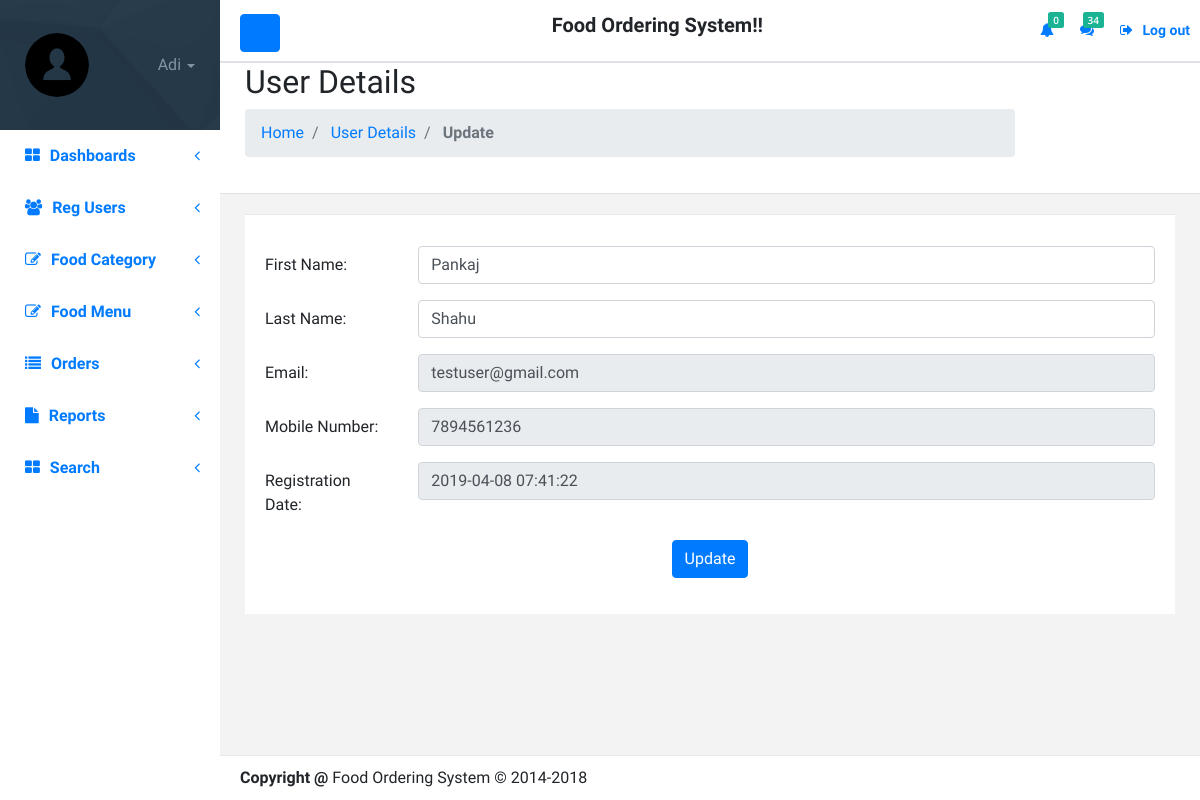
Page /admin/edit-userprofile.php?userid=1 (signed in) on the committed database.
### tables this page shows
CREATE TABLE `tbluser` (
  `ID` int(10) NOT NULL,
  `FirstName` varchar(45) DEFAULT NULL,
  `LastName` varchar(50) DEFAULT NULL,
  `Email` varchar(120) DEFAULT NULL,
  `MobileNumber` bigint(11) DEFAULT NULL,
  `Password` varchar(120) DEFAULT NULL,
  `RegDate` timestamp NOT NULL DEFAULT current_timestamp()
);

### admin/edit-userprofile.php (the view, shortened to what this page needs)
<?php
include('includes/dbconnection.php');
if (strlen($_SESSION['fosaid']==0)) {
  header('location:logout.php');
  } else{
 ?>
<!DOCTYPE html>
<html>
<head>
    <link href="font-awesome/css/font-awesome.css" rel="stylesheet">
    <link href="css/plugins/iCheck/custom.css" rel="stylesheet">
    <link href="css/plugins/steps/jquery.steps.css" rel="stylesheet">
    <link href="css/animate.css" rel="stylesheet">
    <link href="css/style.css" rel="stylesheet">
    <link href="css/theme.css" rel="stylesheet">
</head>
<body>
    <div id="wrapper">
        <?php include_once('includes/leftbar.php');?>
        <div id="page-wrapper" class="gray-bg">
            <?php include_once('includes/header.php');?>
            <div class="row wrapper border-bottom white-bg page-heading">
                <div class="col-lg-10">
                    <h2>User Details</h2>
                    <ol class="breadcrumb">
                        <li class="breadcrumb-item">
                            <a href="dashboard.php">Home</a>
                        </li>
                        <li class="breadcrumb-item">
                            <a>User Details</a>
                        </li>
                        <li class="breadcrumb-item active">
                            <strong>Update</strong>
                        </li>
                    </ol>
                </div>
            </div>
            <div class="wrapper wrapper-content animated fadeInRight">
                <div class="row">
                    <div class="col-lg-12">
                        <div class="ibox">
                            <div class="ibox-content">
                                <?php
$sid=$_GET['userid'];
$ret=mysqli_query($con,"select * from tbluser where ID='$sid'");
while ($row=mysqli_fetch_array($ret)) {
?>
                                <form id="submit" action="#" class="wizard-big" method="post" name="submit">
                                    <fieldset>
                                        <div class="form-group row"><label class="col-sm-2 col-form-label">First
                                                Name:</label>
                                            <div class="col-sm-10"><input name='firstname' id="firstname"
                                                    class="form-control white_bg"
                                                    value="<?php  echo $row['FirstName'];?>">
                                            </div>
                                        </div>
                                        <div class="form-group row"><label class="col-sm-2 col-form-label">Last
                                                Name:</label>
                                            <div class="col-sm-10"><input type="text" class="form-control"
                                                    name="lastname" value="<?php  echo $row['LastName'];?>"></div>
                                        </div>
                                        <div class="form-group row"><label
                                                class="col-sm-2 col-form-label">Email:</label>
                                            <div class="col-sm-10">
                                                <input type="email" class="form-control" name="email" readonly="true"
                                                    value="<?php  echo $row['Email'];?>">
                                            </div>
                                        </div>
                                        <div class="form-group row"><label class="col-sm-2 col-form-label">Mobile
                                                Number:</label>
                                            <div class="col-sm-10"><input type="text" class="form-control"
                                                    name="mobilenumber" readonly="true"
                                                    value="<?php  echo $row['MobileNumber'];?>"></div>
                                        </div>
                                        <div class="form-group row"><label class="col-sm-2 col-form-label">Registration
                                                Date:</label>
                                            <div class="col-sm-10"><input type="text" class="form-control" name="price"
                                                    readonly="true" value="<?php  echo $row['RegDate'];?>"></div>
                                        </div>
                                    </fieldset>
                                    <?php } ?>
                                    <p style="text-align: center;"><button type="submit" name="submit"
                                            class="btn btn-primary">Update</button></p>
                                </form>
                            </div>
                        </div>
                    </div>
                </div>
            </div>
            <?php include_once('includes/footer.php');?>
        </div>
    </div>
</body>
</html>
<?php } ?>

### admin/includes/leftbar.php (shortened to what this page needs)
    <nav class="navbar-default navbar-static-side" role="navigation">
        <div class="sidebar-collapse">
            <ul class="nav metismenu" id="side-menu">
                <li class="nav-header">
                    <div class="dropdown profile-element">
                        <img alt="image" class="rounded-circle" src="img/user.png"/>
                        <a data-toggle="dropdown" class="dropdown-toggle" href="#">
                            <?php
$admid=$_SESSION['fosaid'];
$ret=mysqli_query($con,"select AdminName from tbladmin where ID='$admid'");
$row=mysqli_fetch_array($ret);
$name=$row['AdminName'];
?>
                            <span class="text-muted text-xs block"><?php echo $name; ?> <b class="caret"></b></span>
                        </a>
                    </div>
                </li>
                <li>
                    <a href="dashboard.php" style="color:#007bff;"><i class="fa fa-th-large"></i> <span class="nav-label">Dashboards</span> <span class="fa arrow"></span></a>
                                    </li>
                                    <li>
                    <a href="user-detail.php" style="color:#007bff;"><i class="fa fa-users"></i> <span class="nav-label">Reg Users</span> <span class="fa arrow"></span></a>
                                    </li>
                <li>
                    <a href="#"  style="color:#007bff;"><i class="fa fa-edit"></i> <span class="nav-label">Food Category</span><span class="fa arrow"></span></a>
                </li>
 <li>
                    <a href="#" style="color:#007bff;"><i class="fa fa-edit"></i> <span class="nav-label">Food Menu</span><span class="fa arrow"></span></a>
                </li>
                <li>
                    <a href="#" style="color:#007bff;"><i class="fa fa-list"></i> <span class="nav-label">Orders</span><span class="fa arrow"></span></a>
                </li>
                   <li>
                    <a href="#" style="color:#007bff;"><i class="fa fa-file"></i> <span class="nav-label">Reports</span><span class="fa arrow"></span></a>
                </li>
                <li>
                    <a href="search.php" style="color:#007bff;"><i class="fa fa-th-large"></i> <span class="nav-label">Search</span> <span class="fa arrow"></span></a>
                                    </li>
            </ul>
        </div>
    </nav>

### rows in the picture
tbluser: firstname "Pankaj", lastname "Shahu", email "testuser@gmail.com", mobilenumber "7894561236", price "2019-04-08 07:41:22"

### other values in the picture
$name "Adi"
$num "0"
$msgcount "34"
